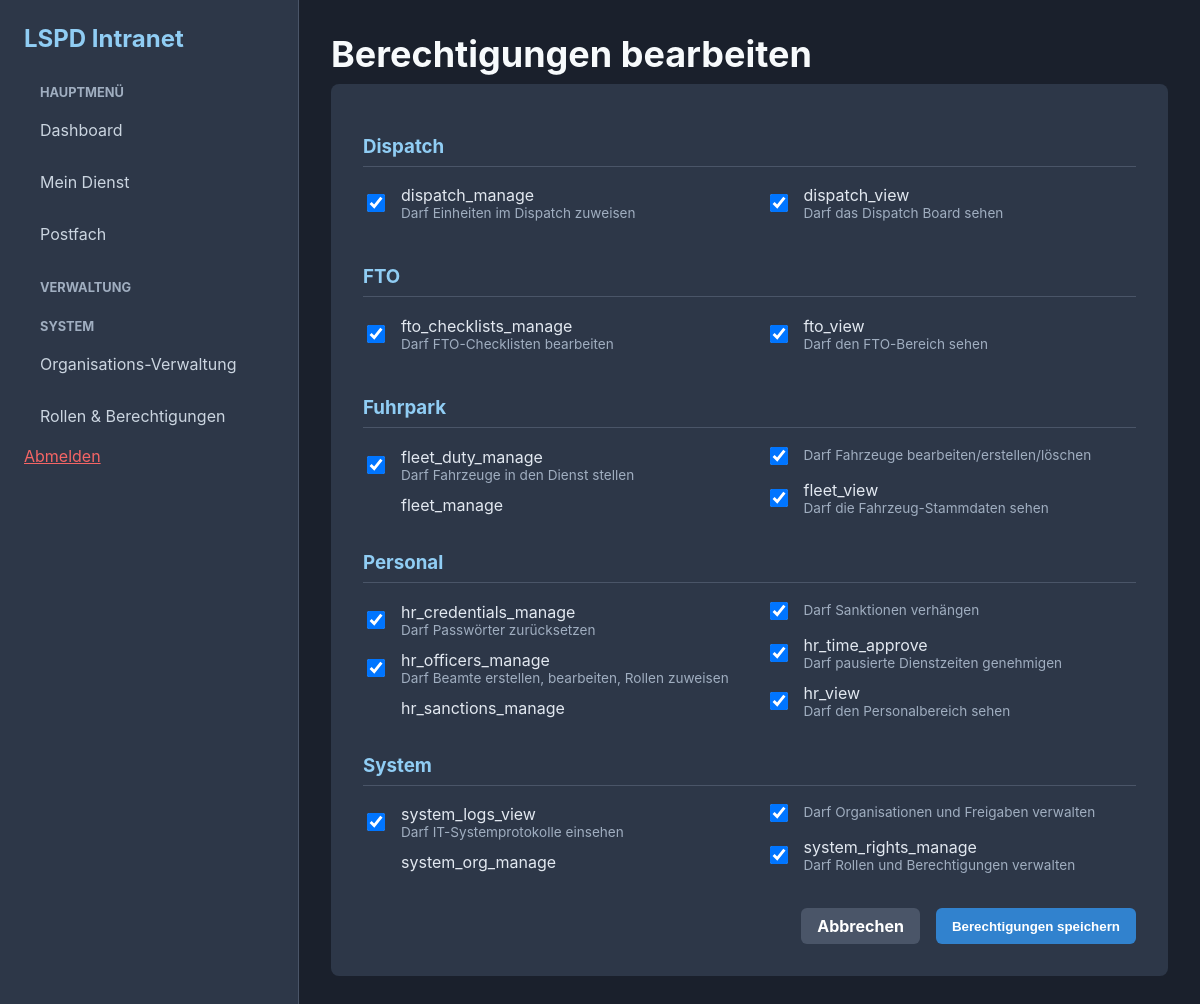
The page /index.php?page=edit_role_permissions&role_id=1 (signed in) on the database its author committed.
### tables this page shows
CREATE TABLE `permissions` (
  `id` INT NOT NULL AUTO_INCREMENT,
  `name` VARCHAR(100) NOT NULL UNIQUE,
  `description` VARCHAR(255),
  `category` VARCHAR(50) NOT NULL,
  PRIMARY KEY (`id`)
);

### src/Database.php (called while the page is built, shortened)
<?php
class Database {
    private static $instance = null;
    private $conn;
    private $host = DB_HOST;
    private $db_name = DB_NAME;
    private $username = DB_USER;
    private $password = DB_PASS;
    private $charset = DB_CHARSET;
    private function __construct() {
        $dsn = "mysql:host={$this->host};dbname={$this->db_name};charset={$this->charset}";
        $options = [
            PDO::ATTR_ERRMODE            => PDO::ERRMODE_EXCEPTION,
            PDO::ATTR_DEFAULT_FETCH_MODE => PDO::FETCH_ASSOC,
            PDO::ATTR_EMULATE_PREPARES   => false,
        ];
        try {
            $this->conn = new PDO($dsn, $this->username, $this->password, $options);
        } catch (PDOException $e) {
            die("Database connection failed: " . $e->getMessage());
        }
    }
    public static function getInstance() {
        if (self::$instance == null) {
            self::$instance = new Database();
        }
        return self::$instance;
    }
    public function getConnection() {
        return $this->conn;
    }
}
?>

### src/Roles.php (called while the page is built, shortened)
<?php
require_once __DIR__ . '/Database.php';
class Roles {
    private $db;
    public function __construct() {
        $this->db = Database::getInstance()->getConnection();
    }
    public function getAllPermissions() {
        try {
            $stmt = $this->db->query("SELECT * FROM permissions ORDER BY category, name");
            $permissions = $stmt->fetchAll(PDO::FETCH_ASSOC);
            $grouped = [];
            foreach ($permissions as $p) {
                $grouped[$p['category']][] = $p;
            }
            return $grouped;
        } catch (PDOException $e) {
            error_log("Error fetching all permissions: " . $e->getMessage());
            return [];
        }
    }
    public function getPermissionIdsForRole($roleId) {
        try {
            $stmt = $this->db->prepare("SELECT permission_id FROM role_permissions WHERE role_id = ?");
            $stmt->execute([$roleId]);
            return $stmt->fetchAll(PDO::FETCH_COLUMN);
        } catch (PDOException $e) {
            error_log("Error fetching permissions for role: " . $e->getMessage());
            return [];
        }
    }
}
?>

### pages/edit_role_permissions.php (the view, shortened to what this page needs)
<?php
require_once BASE_PATH . '/src/Roles.php';
$roleId = $_GET['role_id'] ?? null;
$rolesModel = new Roles();
$allPermissions = $rolesModel->getAllPermissions();
$rolePermissions = $rolesModel->getPermissionIdsForRole($roleId);
include_once BASE_PATH . '/templates/header.php';
?>
<div class="form-container">
    <form action="index.php?page=handle_edit_role_permissions" method="POST">
        <?php foreach ($allPermissions as $category => $permissions): ?>
            <div class="permission-category">
                <h3><?php echo htmlspecialchars($category); ?></h3>
                <ul class="permission-list">
                    <?php foreach ($permissions as $permission): ?>
                        <li class="permission-item">
                            <input type="checkbox" name="permissions[]" value="<?php echo $permission['id']; ?>" id="perm-<?php echo $permission['id']; ?>"
                                <?php echo in_array($permission['id'], $rolePermissions) ? 'checked' : ''; ?>>
                            <div>
                                <label for="perm-<?php echo $permission['id']; ?>"><?php echo htmlspecialchars($permission['name']); ?></label>
                                <div class="description"><?php echo htmlspecialchars($permission['description']); ?></div>
                            </div>
                        </li>
                    <?php endforeach; ?>
                </ul>
            </div>
        <?php endforeach; ?>
        <div class="form-actions">
            <a href="index.php?page=system_rights_management" class="button button-secondary">Abbrechen</a>
            <button type="submit" class="button">Berechtigungen speichern</button>
        </div>
    </form>
</div>
<?php
include_once BASE_PATH . '/templates/footer.php';
?>

### public/css/style.css (style rules this page uses)
body { background-color: #1a202c; color: #e2e8f0; font-family: -apple-system, BlinkMacSystemFont, "Segoe UI", Roboto, "Helvetica Neue", Arial, "Noto Sans", sans-serif, "Apple Color Emoji", "Segoe UI Emoji", "Segoe UI Symbol", "Noto Color Emoji"; margin: 0; padding: 0; display: flex; min-height: 100vh; }
.button, button { display: inline-block; padding: 0.5rem 1rem; background-color: #3182ce; color: white; font-weight: bold; text-decoration: none; border: none; border-radius: 0.375rem; cursor: pointer; transition: background-color 0.2s; }
.button-secondary { background-color: #4a5568; }

### pages/edit_role_permissions.php (style rules this page uses)
.form-container { max-width: 900px; margin: 0 auto; background-color: #2d3748; padding: 2rem; border-radius: 0.5rem; }
.permission-category { margin-bottom: 2rem; }
.permission-category h3 { color: #90cdf4; border-bottom: 1px solid #4a5568; padding-bottom: 0.5rem; }
.permission-list { list-style: none; padding: 0; column-count: 2; column-gap: 2rem; }
.permission-item { display: flex; align-items: center; margin-bottom: 0.75rem; }
.permission-item input[type="checkbox"] { width: 18px; height: 18px; margin-right: 1rem; }
.permission-item label { color: #e2e8f0; margin: 0; }
.permission-item .description { font-size: 0.85rem; color: #a0aec0; }
.form-actions { margin-top: 1.5rem; display: flex; justify-content: flex-end; gap: 1rem; }

### rows shown on the page
permissions: id "☑", name "dispatch_manage", description "Darf Einheiten im Dispatch zuweisen"
permissions: id "☑", name "dispatch_view", description "Darf das Dispatch Board sehen"
permissions: id "☑", name "fto_checklists_manage", description "Darf FTO-Checklisten bearbeiten"
permissions: id "☑", name "fto_view", description "Darf den FTO-Bereich sehen"
permissions: id "☑", name "fleet_duty_manage", description "Darf Fahrzeuge in den Dienst stellen"
permissions: id "☑", name "fleet_manage", description "Darf Fahrzeuge bearbeiten/erstellen/löschen"
permissions: id "☑", name "fleet_view", description "Darf die Fahrzeug-Stammdaten sehen"
permissions: id "☑", name "hr_credentials_manage", description "Darf Passwörter zurücksetzen"
permissions: id "☑", name "hr_officers_manage", description "Darf Beamte erstellen, bearbeiten, Rollen zuweisen"
permissions: id "☑", name "hr_sanctions_manage", description "Darf Sanktionen verhängen"
permissions: id "☑", name "hr_time_approve", description "Darf pausierte Dienstzeiten genehmigen"
permissions: id "☑", name "hr_view", description "Darf den Personalbereich sehen"
permissions: id "☑", name "system_logs_view", description "Darf IT-Systemprotokolle einsehen"
permissions: id "☑", name "system_org_manage", description "Darf Organisationen und Freigaben verwalten"
permissions: id "☑", name "system_rights_manage", description "Darf Rollen und Berechtigungen verwalten"

### other values the page prints
$pageTitle "Berechtigungen bearbeiten"
$category "Dispatch"
$category "FTO"
$category "Fuhrpark"
$category "Personal"
$category "System"
